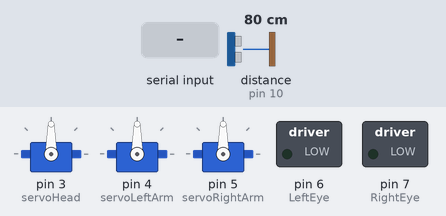
The sketch below on a simulated Arduino Uno, built with avr-gcc and run on an emulated ATmega328P. Parts: 3 × servo, switched loads named in the sketch (green lamp = pin HIGH). Wiring (inferred from the names in the program): ultrasonic range finder: trigger pin 9; echo pin 10. Dashed ring = blinking. The test bench sets the inputs (shaded band); at power-on: distance to the obstacle (sensor on pin 10) 80 cm. The echo pulse lasts 58.3 µs per cm; pins used as bus, display or sensor lines are not drawn.

Above: at 1.2 s.
1.3 s: "MODE_THREAT\n" received over Serial
At 1.58 s:
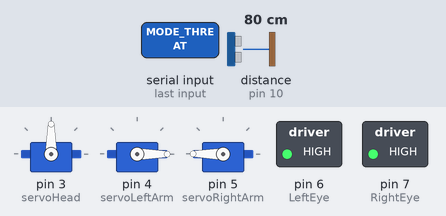
4.3 s: "MODE_LOVE\n" received over Serial
At 4.47 s:
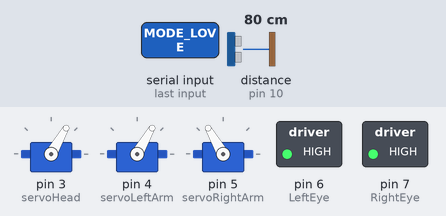
Timing chart, 0 to 7.3 s (numbered marks = the images above; inputs shaded):
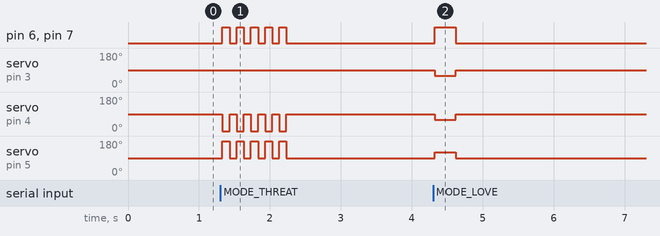

Measured:
- after the input at 1.3 s, pin 6 (LeftEye), pin 7 (RightEye): alternates HIGH for 0.10 s and LOW for 0.10 s, 10 changes in all, then stays LOW, starting at once
- after the input at 4.3 s, pin 6 (LeftEye), pin 7 (RightEye): LOW → HIGH at once, → LOW 0.30 s later; servo on pin 3 (servoHead), servo on pin 4 (servoLeftArm): 90° → 60° at once, → 90° 0.30 s later; servo on pin 5 (servoRightArm): 90° → 120° at once, → 90° 0.30 s later

The sketch:

robot_sensor.ino
```cpp
#include <Servo.h>

const int trigPin = 9;
const int echoPin = 10;
const int LeftEye = 6;
const int RightEye = 7;

Servo servoHead;
Servo servoLeftArm;
Servo servoRightArm;

float lastDistance = 0;
unsigned long lastTime = 0;

void setup() {
  Serial.begin(9600);
  pinMode(trigPin, OUTPUT);
  pinMode(echoPin, INPUT);
  pinMode(LeftEye, OUTPUT);
  pinMode(RightEye, OUTPUT);

  servoHead.attach(3);
  servoLeftArm.attach(4);
  servoRightArm.attach(5);

  neutralPosition();
}

void loop() {
  float distance = measureDistance();
  unsigned long now = millis();

  if (now - lastTime > 200) {
    float deltaT = (now - lastTime) / 1000.0;
    float speed = (lastDistance - distance) / deltaT; // cm/s(!!!)

    if (speed > 0) {
      Serial.println(speed);
    }

    lastDistance = distance;
    lastTime = now;
  }


  if (Serial.available()) {
    String cmd = Serial.readStringUntil('\n');
    cmd.trim();

    if (cmd == "MODE_THREAT") {
      threatResponse();
    } else if (cmd == "MODE_LOVE") {
      loveResponse();
    }
    neutralPosition();
  }

  delay(50);
}

float measureDistance() {
  digitalWrite(trigPin, LOW);
  delayMicroseconds(2);
  digitalWrite(trigPin, HIGH);
  delayMicroseconds(10);
  digitalWrite(trigPin, LOW);
  long duration = pulseIn(echoPin, HIGH);
  return duration * 0.034 / 2;
}

void threatResponse() {
  for (int i = 0; i < 5; i++) {
    digitalWrite(LeftEye, HIGH);
    digitalWrite(RightEye, HIGH);
    servoLeftArm.write(0);
    servoRightArm.write(180);
    delay(100);
    digitalWrite(LeftEye, LOW);
    digitalWrite(RightEye, LOW);
    servoLeftArm.write(90);
    servoRightArm.write(90);
    delay(100);
  }
}

void loveResponse() {
  digitalWrite(LeftEye, HIGH);
  digitalWrite(RightEye, HIGH);
  servoHead.write(60);
  servoLeftArm.write(60);
  servoRightArm.write(120);
  delay(300);
}

void neutralPosition() {
  digitalWrite(LeftEye, LOW);
  digitalWrite(RightEye, LOW);
  servoHead.write(90);
  servoLeftArm.write(90);
  servoRightArm.write(90);
}
```
